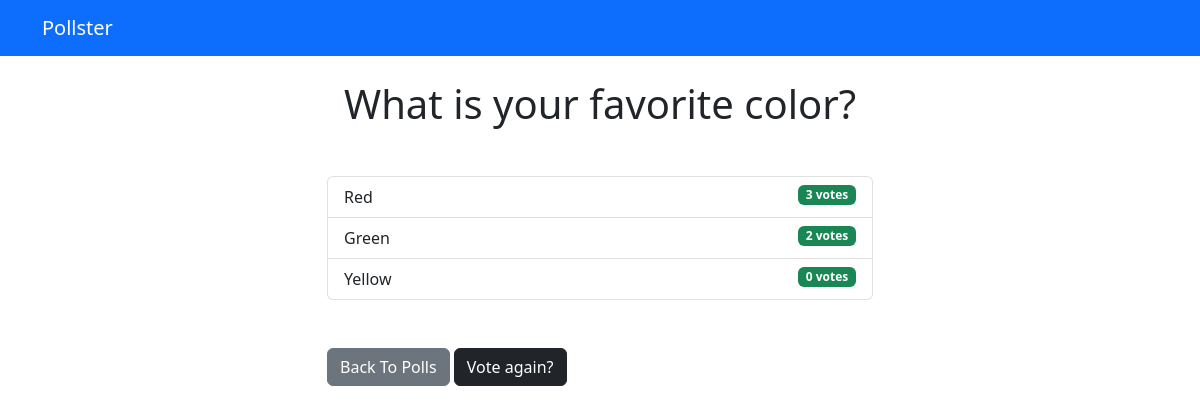
Screenshot of /polls/3/results/ with the database file from the repository.
### polls/models.py (models this page shows, shortened)
class Question(models.Model):
    question_text = models.CharField(max_length=200)
    pub_date = models.DateTimeField('date published')

class Choice(models.Model):
    question = models.ForeignKey(Question, on_delete=models.CASCADE)
    choice_text = models.CharField(max_length=200)
    votes = models.IntegerField(default=0)

### polls/views.py (the view)
# urls.py: path('<int:pk>/results/', views.ResultsView.as_view(), name='results'),
class ResultsView(generic.DetailView):
    model = Question
    template_name = 'polls/results.html'

### templates/polls/results.html
{% extends 'base.html' %}
{% block content %}
<h1 class="mb-5 text-center">{{ question.question_text }}</h1>
<ul class="list-group mb-5">
	{% for choice in question.choice_set.all %}
	<li class="list-group-item">
		{{ choice.choice_text }}
		<span class="badge text-bg-success float-end">{{ choice.votes }} vote{{ choice.votes | pluralize }}</span>
	</li>
	{% endfor %}
</ul>
<a class="btn btn-secondary" href="{% url 'polls:index' %}">Back To Polls</a>
<a class="btn btn-dark" href="{% url 'polls:detail' question.id %}">Vote again?</a>
{% endblock %}

### rows the page displays
Question: question_text "What is your favorite color?"
Choice: choice_text "Red", votes "3", votes|pluralize "s"
Choice: choice_text "Green", votes "2", votes|pluralize "s"
Choice: choice_text "Yellow", votes "0", votes|pluralize "s"
